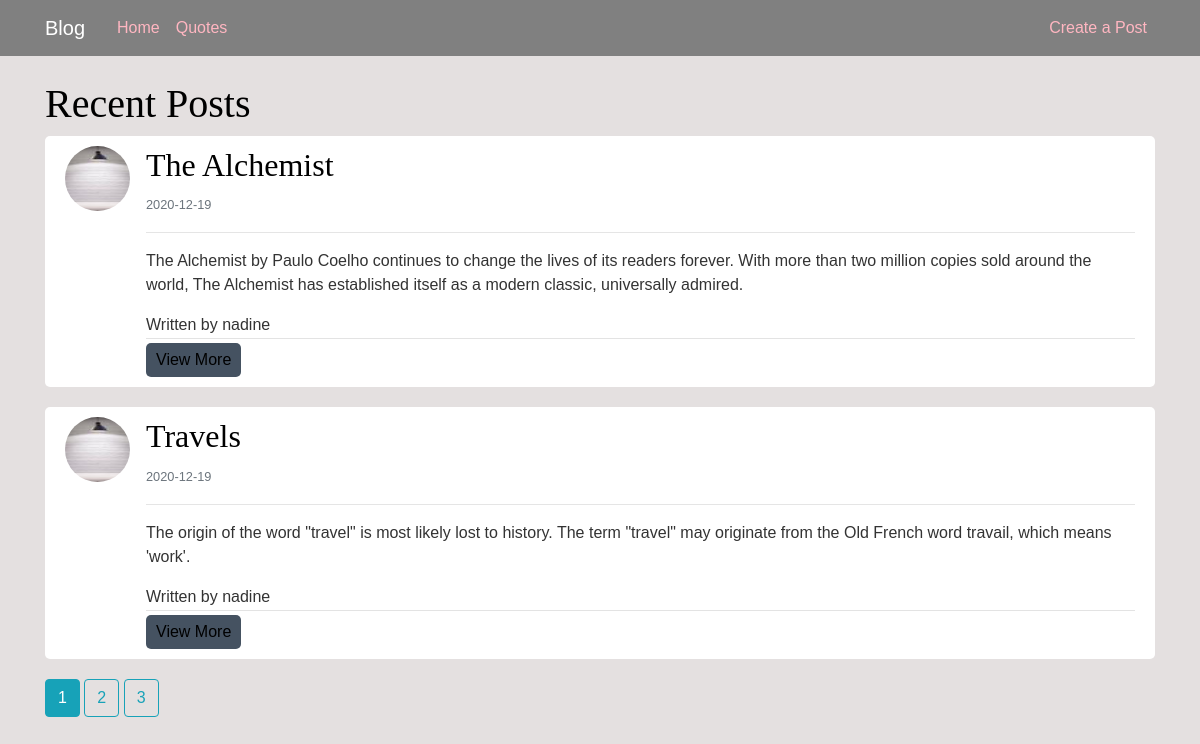
The page /home on the database its author committed.
### app/models.py (models this page shows, shortened)
class Post(db.Model):
    id = db.Column(db.Integer, primary_key=True)
    title = db.Column(db.String(100), nullable=False)
    date_posted = db.Column(db.DateTime, nullable=False, default=datetime.utcnow)
    content = db.Column(db.Text, nullable=False)
    user_id = db.Column(db.Integer, db.ForeignKey('user.id'), nullable=False)

class User(db.Model,UserMixin):
    id = db.Column(db.Integer, primary_key=True)
    username = db.Column(db.String(20), unique=True, nullable=False)
    email = db.Column(db.String(100), unique=True, nullable=False)
    image_file = db.Column(db.String(20), nullable=False, default='default.jpg')
    password = db.Column(db.String(60), nullable=False)
    posts = db.relationship('Post', backref='author', lazy=True)

### app/routes.py (the view)
@app.route('/home')
def home():
    page = request.args.get('page', 1, type=int)
    posts = Post.query.order_by(Post.date_posted.desc()).paginate(page=page, per_page=2)
    return render_template('home.html',posts=posts)

### app/templates/home.html (shortened to what this page needs)
{% extends "layout.html" %}
{% block content %}
<h1>Recent Posts</h1>
    {% for post in posts.items %}
        <article class="media content-section">
          <img class="rounded-circle article-img" src="{{ url_for('static', filename='profile_pics/' + post.author.image_file) }}">
          <div class="media-body">
            <h2><a class="article-title">{{ post.title }}</a></h2>
            <small class="text-muted">{{ post.date_posted.strftime('%Y-%m-%d') }}</small><hr>
            <p class="article-content">{{ post.content }}</p>
            <div class="article-metadata">
              <a class="mr-2"> Written by {{ post.author.username }}</a>
            </div>
            <button style="border: none;outline: none;padding: 5px 10px;background-color: #455261;border-radius: 5px;cursor: pointer;"> <a href ="{{url_for ('post',post_id = post.id)}}"style="color: black;text-decoration: none;">View More</a></button>
          </div>
        </article>
        {% endfor %}
        {% for page_num in posts.iter_pages(left_edge=1, right_edge=1, left_current=1, right_current=2) %}
      {% if page_num %}
        {% if posts.page == page_num %}
          <a class="btn btn-info mb-4" href="{{ url_for('home', page=page_num) }}">{{ page_num }}</a>
        {% else %}
          <a class="btn btn-outline-info mb-4" href="{{ url_for('home', page=page_num) }}">{{ page_num }}</a>
        {% endif %}
      {% else %}
        ...
      {% endif %}
    {% endfor %}
{% endblock content %}

### app/templates/layout.html (style rules this page uses)
body { background: rgb(228, 224, 224); color: #333333; margin-top: 5rem; font-family: 'Ubuntu', sans-serif; }
h1, h2, h3, h4, h5, h6 { font-family: 'Lobster Two', cursive; font-weight: 400; color: black; }
.content-section { background: #ffffff; padding: 10px 20px; border-radius: 5px; margin-bottom: 20px; }
.article-title { color: #444444; }
.article-content { white-space: pre-line; }
.article-img { height: 65px; width: 65px; margin-right: 16px; }
.article-metadata { padding-bottom: 1px; margin-bottom: 4px; border-bottom: 1px solid #e3e3e3 }

### rows shown on the page
Post: image_file (picture), title "The Alchemist", date_posted "2020-12-19", content "The Alchemist by Paulo Coelho continues to change the lives of its readers forever. With more than two million copies sold around the world, The Alchemist has established itself as a modern classic, universally admired.", author.username "nadine"
Post: image_file (picture), title "Travels", date_posted "2020-12-19", content "The origin of the word \"travel\" is most likely lost to history. The term \"travel\" may originate from the Old French word travail, which means 'work'.", author.username "nadine"

### other values the page prints
{{ page_num }} "1"
{{ page_num }} "2" "3"
